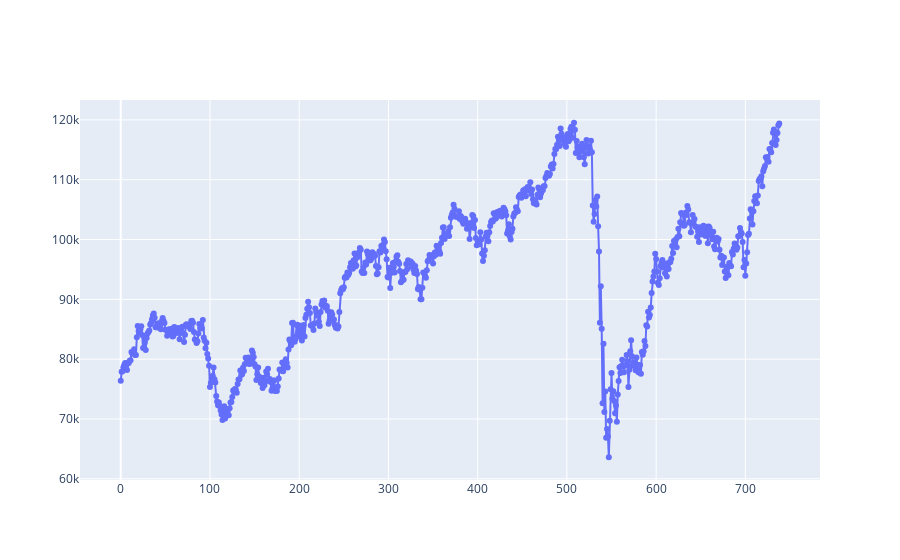

The notebook cell saved with this chart:
### Code cell
plot_lines(df)

### Figure 1 — Plotly figure (JSON) as saved in the notebook; plotly's stock layout.template omitted (floating-point values rounded to 4 significant figures; data arrays with more than 128 entries replaced by an {"elided": "..."} marker saying what was removed)
{"data": [{"mode": "markers+lines", "name": "Open", "type": "scatter", "x": {"elided": "739 int values"}, "y": {"elided": "739 int values"}}], "layout": {}}
